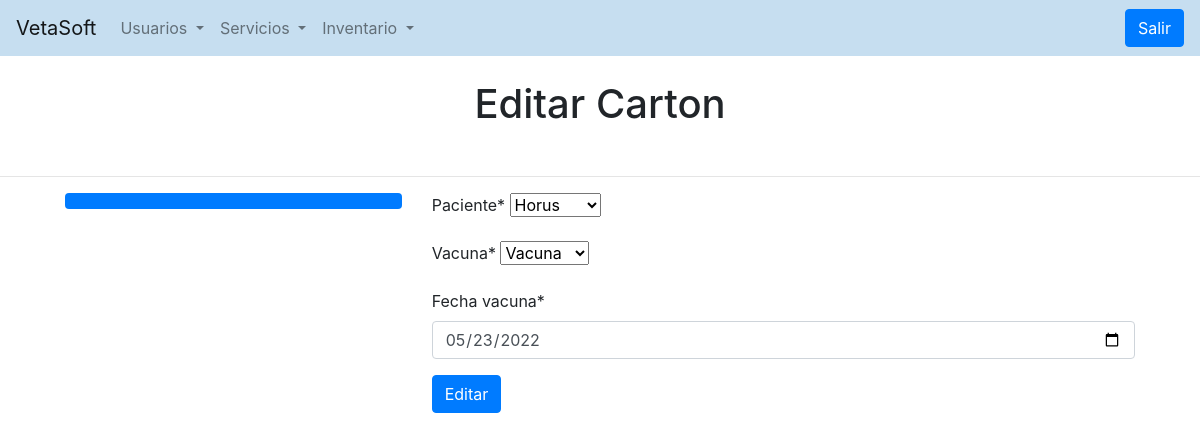
The page /modificar-carton/2/ (signed in) on the database its author committed.
### servicios/models.py (models this page shows, shortened)
class carton_vacuna(models.Model):
    paciente = models.ForeignKey(pacientes, on_delete=models.CASCADE)
    vacuna = models.ForeignKey(vacunas, on_delete=models.CASCADE)
    fecha_vacuna = models.DateField(blank=False)
    class Meta:
        verbose_name = "Carton Vacunas"

### servicios/views.py (the view, shortened to what this page needs)
# urls.py: path('modificar-carton/<id>/', views.modificar_carton, name="modificar_carton"),
@login_required
def modificar_carton(request, id):
    carton = get_object_or_404(carton_vacuna, id=id)
    data = {'formu': FormularioCarVa(instance=carton)}
    return render(request, "servicios/modificar_carton.html", data)

### servicios/forms.py
class FormularioCarVa(forms.ModelForm):
    class Meta:
        model = carton_vacuna
        fields = '__all__'
        widgets = {'fecha_vacuna': DateInput(attrs={'type':'date'})}

### inventariado/models.py (called while the page is built)
    def __str__(self):
        return self.nombre_vacuna

### usuarios/models.py (called while the page is built)
    def __str__(self):
        return self.nombre

### servicios/templates/servicios/modificar_carton.html (shortened to what this page needs)
{% extends  'registration/base.html' %}
{% load crispy_forms_tags %}
{% block content %}
<br>
<center><h1>Editar Carton</h1></center>
<br>
<hr style="width: 1200px;">
<div class="row" style="margin-left: 50px; margin-right: 50px;">
    <div class="col-4">
      <div class="nav flex-column nav-pills" id="v-pills-tab" role="tablist" aria-orientation="vertical">
        <a class="nav-link active" id="v-pills-home-tab" data-toggle="pill" href="#v-pills-home" role="tab" aria-controls="v-pills-home" aria-selected="true"></a>
        <a class="nav-link" id="v-pills-profile-tab" data-toggle="pill" href="#v-pills-profile" role="tab" aria-controls="v-pills-profile" aria-selected="false"></a>
      </div>
    </div>
    <div class="col-8">
      <div class="tab-content" id="v-pills-tabContent">
        <div class="tab-pane fade show active" id="v-pills-home" role="tabpanel" aria-labelledby="v-pills-home-tab"><form action="" method="POST">
          {{formu|crispy}}
        <button type="submit" class="btn btn-primary">Editar</button>
          </form></div>
      </div>
    </div>
  </div>
{% endblock %}

### rows shown on the page
carton_vacuna: paciente "Horus", vacuna "Vacuna", fecha_vacuna "05/23/2022"
